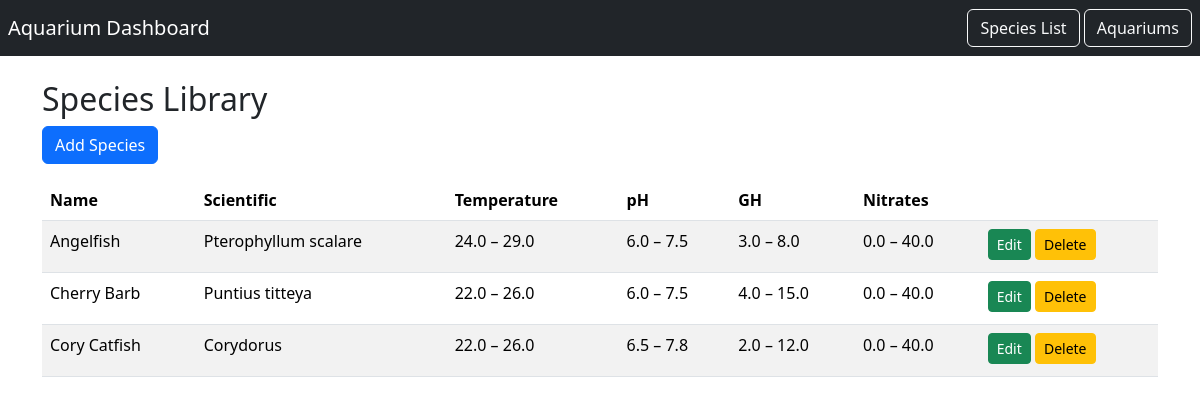
The page /species on the database as committed earlier.
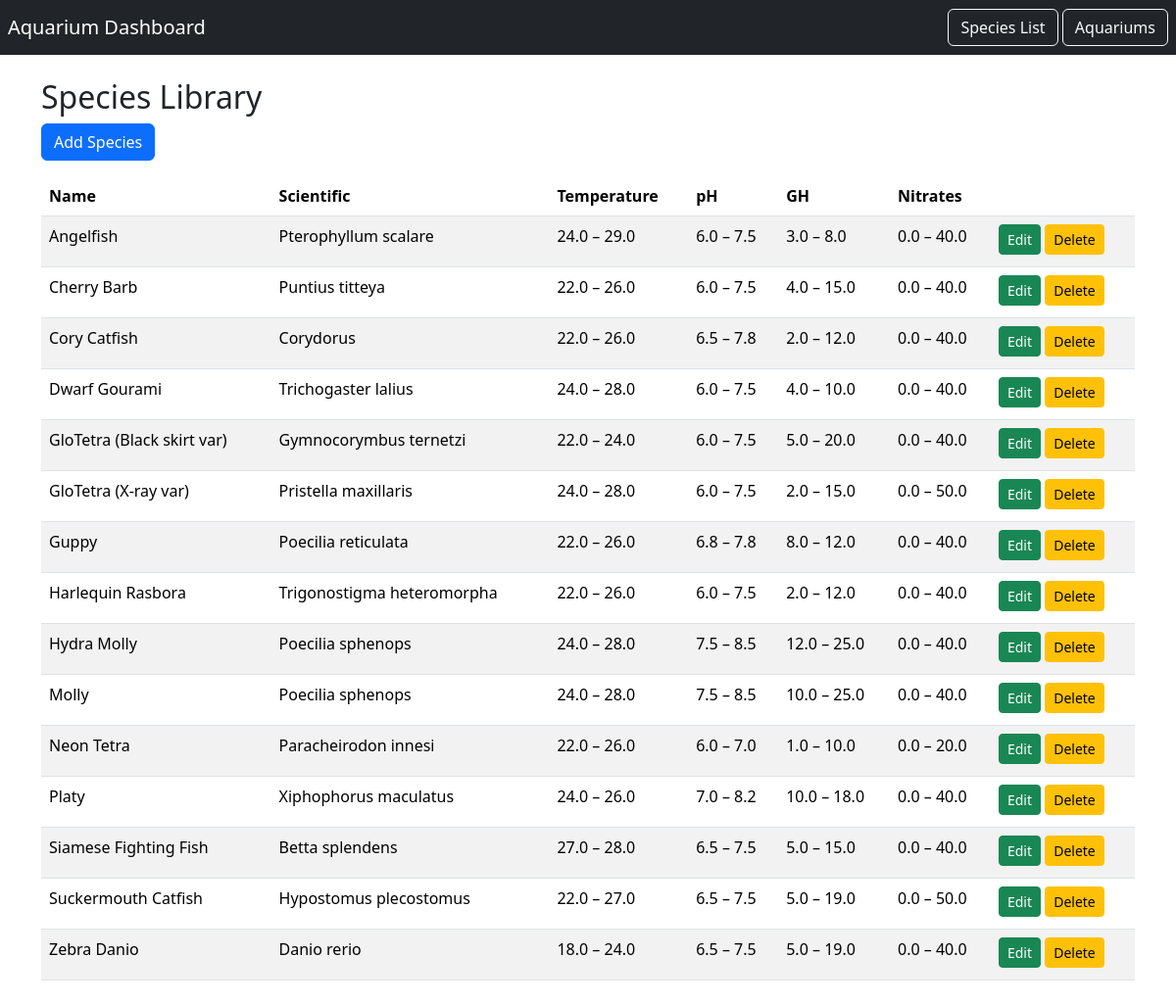
The same page on the database as committed later.
### model.py (models this page shows)
class Species(db.Model):
    __tablename__ = "species"
    id = db.Column(db.Integer, primary_key=True)
    common_name = db.Column(db.String(100), nullable=False)
    scientific_name = db.Column(db.String(100))
    temp_min = db.Column(db.Float)
    temp_max = db.Column(db.Float)
    ph_min = db.Column(db.Float)
    ph_max = db.Column(db.Float)
    gh_min = db.Column(db.Float)
    gh_max = db.Column(db.Float)
    nitrate_min = db.Column(db.Float)
    nitrate_max = db.Column(db.Float)
    source = db.Column(db.String(100))

### app.py (the view)
@app.route("/species")
def species_list():
    species = Species.query.order_by(Species.common_name).all()
    return render_template("species_list.html", species=species)

### templates/species_list.html
{% extends "base.html" %}
{% block content %}
<h2>Species Library</h2>
<a href="{{ url_for('add_species') }}" class="btn btn-primary mb-3">
    Add Species
</a>
<table class="table table-striped">
    <thead>
    <tr>
        <th>Name</th>
        <th>Scientific</th>
        <th>Temperature</th>
        <th>pH</th>
        <th>GH</th>
        <th>Nitrates</th>
        <th></th>
    </tr>
    </thead>
    <tbody>
    {% for fish in species %}
    <tr>
        <td>{{ fish.common_name }}</td>
        <td>{{ fish.scientific_name }}</td>
        <td>{{ fish.temp_min }} – {{ fish.temp_max }}</td>
        <td>{{ fish.ph_min }} – {{ fish.ph_max }} </td>
        <td>{{ fish.gh_min }} – {{ fish.gh_max }} </td>
        <td>{{ fish.nitrate_min }} – {{ fish.nitrate_max }} </td>
        <td>
            <a href="{{ url_for('edit_species', id=fish.id) }}" class="btn btn-success btn-sm mb-1">
                Edit
            </a>
            <a href="{{ url_for('delete_species', id=fish.id) }}" class="btn btn-warning btn-sm mb-1">
                Delete
            </a>
        </td>
    </tr>
    {% endfor %}
    </tbody>
</table>
{% endblock %}

### templates/base.html (shortened to what this page needs)
<!DOCTYPE html>
<html lang="en">
<head>
    <link
        href="https://cdn.jsdelivr.net/npm/bootstrap@5.3.3/dist/css/bootstrap.min.css",
        rel="stylesheet">
</head>
<body>
    <nav class="navbar navbar-dark bg-dark sticky-top">
        <a class="navbar-brand ms-2" href="{{ url_for('tank_list') }}">
        Aquarium Dashboard
    </a>
    <div>
        <a class="btn btn-outline-light" href="{{ url_for('species_list') }}">
            Species List
        </a>
        <a class="btn btn-outline-light me-2" href="{{ url_for('tank_list') }}">
            Aquariums
        </a>
    </div>
    </nav>
    <div class="container mt-4 mb-4">
        {% block content %}
        {% endblock %}
    </div>
</body>
</html>

Rows that differ between the two databases and show on the page:
added Species: common_name "Dwarf Gourami", scientific_name "Trichogaster lalius", temp_min "24.0", temp_max "28.0", ph_min "6.0", ph_max "7.5", gh_min "4.0", gh_max "10.0", nitrate_min "0.0", nitrate_max "40.0"
added Species: common_name "GloTetra (Black skirt var)", scientific_name "Gymnocorymbus ternetzi", temp_min "22.0", temp_max "24.0", ph_min "6.0", ph_max "7.5", gh_min "5.0", gh_max "20.0", nitrate_min "0.0", nitrate_max "40.0"
added Species: common_name "GloTetra (X-ray var)", scientific_name "Pristella maxillaris", temp_min "24.0", temp_max "28.0", ph_min "6.0", ph_max "7.5", gh_min "2.0", gh_max "15.0", nitrate_min "0.0", nitrate_max "50.0"
added Species: common_name "Guppy", scientific_name "Poecilia reticulata", temp_min "22.0", temp_max "26.0", ph_min "6.8", ph_max "7.8", gh_min "8.0", gh_max "12.0", nitrate_min "0.0", nitrate_max "40.0"
added Species: common_name "Harlequin Rasbora", scientific_name "Trigonostigma heteromorpha", temp_min "22.0", temp_max "26.0", ph_min "6.0", ph_max "7.5", gh_min "2.0", gh_max "12.0", nitrate_min "0.0", nitrate_max "40.0"
added Species: common_name "Hydra Molly", scientific_name "Poecilia sphenops", temp_min "24.0", temp_max "28.0", ph_min "7.5", ph_max "8.5", gh_min "12.0", gh_max "25.0", nitrate_min "0.0", nitrate_max "40.0"
added Species: common_name "Molly", scientific_name "Poecilia sphenops", temp_min "24.0", temp_max "28.0", ph_min "7.5", ph_max "8.5", gh_min "10.0", gh_max "25.0", nitrate_min "0.0", nitrate_max "40.0"
added Species: common_name "Neon Tetra", scientific_name "Paracheirodon innesi", temp_min "22.0", temp_max "26.0", ph_min "6.0", ph_max "7.0", gh_min "1.0", gh_max "10.0", nitrate_min "0.0", nitrate_max "20.0"
added Species: common_name "Platy", scientific_name "Xiphophorus maculatus", temp_min "24.0", temp_max "26.0", ph_min "7.0", ph_max "8.2", gh_min "10.0", gh_max "18.0", nitrate_min "0.0", nitrate_max "40.0"
added Species: common_name "Siamese Fighting Fish", scientific_name "Betta splendens", temp_min "27.0", temp_max "28.0", ph_min "6.5", ph_max "7.5", gh_min "5.0", gh_max "15.0", nitrate_min "0.0", nitrate_max "40.0"
added Species: common_name "Suckermouth Catfish", scientific_name "Hypostomus plecostomus", temp_min "22.0", temp_max "27.0", ph_min "6.5", ph_max "7.5", gh_min "5.0", gh_max "19.0", nitrate_min "0.0", nitrate_max "50.0"
added Species: common_name "Zebra Danio", scientific_name "Danio rerio", temp_min "18.0", temp_max "24.0", ph_min "6.5", ph_max "7.5", gh_min "5.0", gh_max "19.0", nitrate_min "0.0", nitrate_max "40.0"
